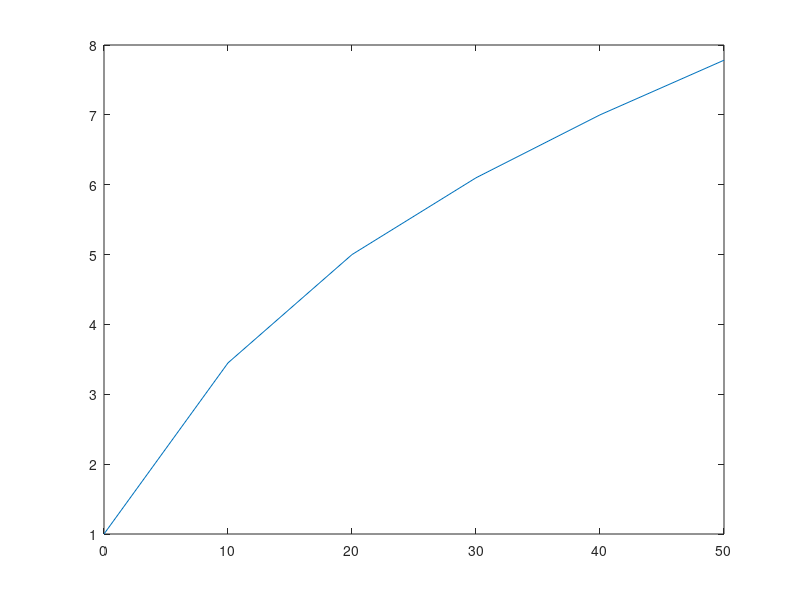

Here is the MATLAB script that generated this plot:
%Octave Script
%Title              :Funcion real de variable real
%Descrption         :Graficación de una función real de variable real #2
%Author             :Daniel Alberto De Jesús (danyd3)
%Date               :202123231
%Version            :1
%Usage              :octave> /path/GRAFICA1
%Notes              :Requiere aplicación octave junto a linea de comandos.

clear
% Dominio de la función
x=-0:10:50
% Regla de correspondecia (función)
%1+?x-4
fx=(1)+((x-4).^(1/2))
% Plotear función
plot(x, fx);
